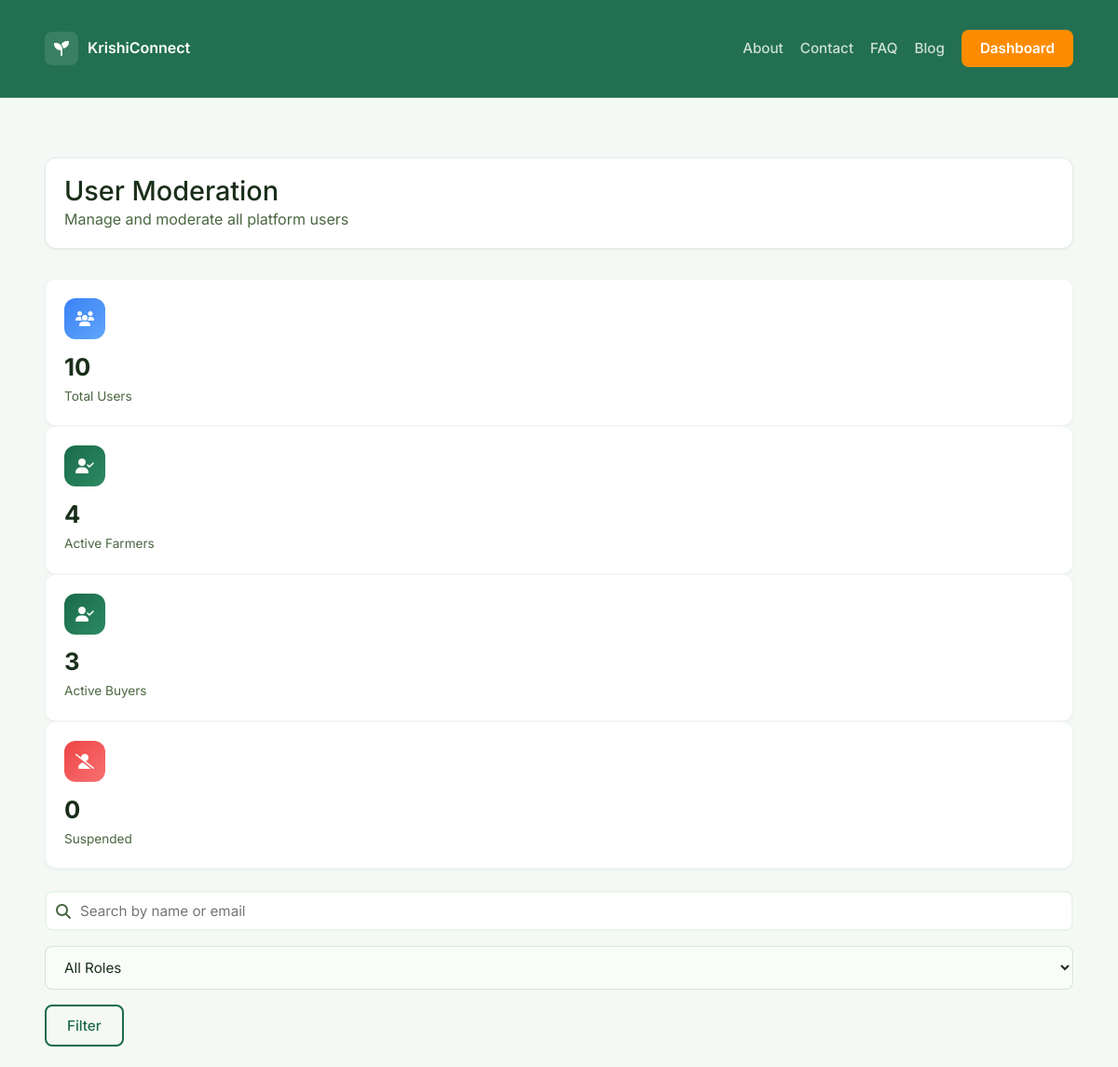
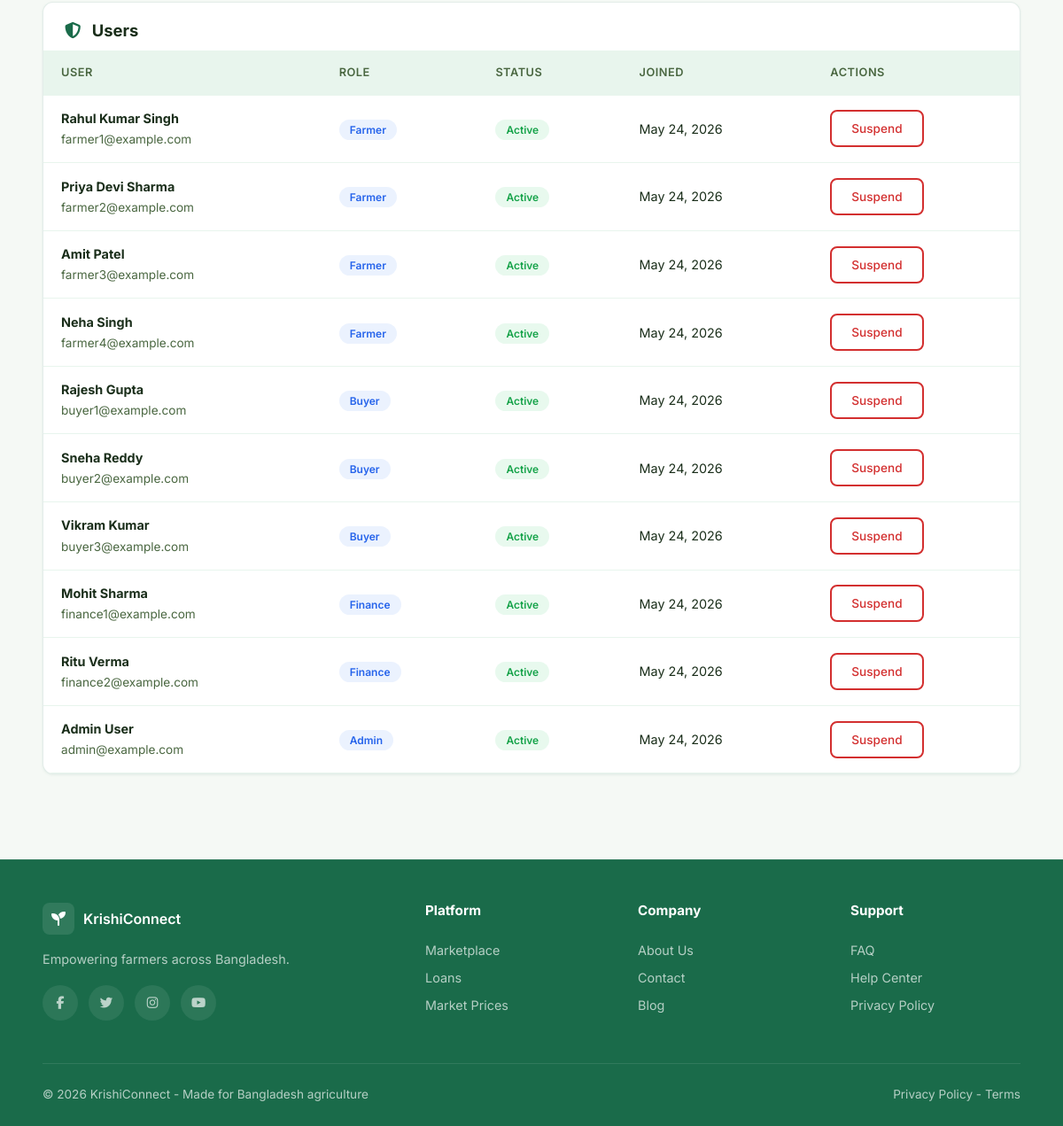
The app's page /pages/user-moderation.php (signed in) with its own data (2 pictures, top to bottom).
### tables this page shows
CREATE TABLE users (
    id INT AUTO_INCREMENT PRIMARY KEY,
    full_name VARCHAR(120) NOT NULL,
    email VARCHAR(160) NOT NULL UNIQUE,
    phone VARCHAR(40) DEFAULT NULL,
    role ENUM('farmer','buyer','finance','admin') NOT NULL DEFAULT 'farmer',
    password_hash VARCHAR(255) NOT NULL,
    status ENUM('active','pending','suspended','inactive') NOT NULL DEFAULT 'active',
    profile_image VARCHAR(200) DEFAULT NULL,
    bio TEXT,
    created_at TIMESTAMP DEFAULT CURRENT_TIMESTAMP,
    updated_at TIMESTAMP DEFAULT CURRENT_TIMESTAMP ON UPDATE CURRENT_TIMESTAMP,
    INDEX idx_email (email),
    INDEX idx_role (role),
    INDEX idx_status (status)
);

### app/includes/config.php (called while the page is built)
<?php
return [
    'db' => [
        'host' => getenv('KRISHI_DB_HOST') ?: 'localhost',
        'port' => getenv('KRISHI_DB_PORT') ?: '3307',
        'name' => getenv('KRISHI_DB_NAME') ?: 'krishiconnect',
        'user' => getenv('KRISHI_DB_USER') ?: 'root',
        'pass' => getenv('KRISHI_DB_PASS') ?: '',
        'charset' => getenv('KRISHI_DB_CHARSET') ?: 'utf8mb4',
    ],
    'base_url' => getenv('KRISHI_BASE_URL') !== false ? getenv('KRISHI_BASE_URL') : null,
];

### app/includes/db.php (called while the page is built)
<?php
function db(): PDO
{
    static $pdo = null;
    if ($pdo instanceof PDO) {
        return $pdo;
    }
    $config = require __DIR__ . '/config.php';
    $db = $config['db'];
    $dsn = sprintf(
        'mysql:host=%s;port=%s;dbname=%s;charset=%s',
        $db['host'],
        $db['port'],
        $db['name'],
        $db['charset']
    );
    $pdo = new PDO($dsn, $db['user'], $db['pass'], [
        PDO::ATTR_ERRMODE => PDO::ERRMODE_EXCEPTION,
        PDO::ATTR_DEFAULT_FETCH_MODE => PDO::FETCH_ASSOC,
    ]);
    return $pdo;
}

### app/includes/helpers.php (called while the page is built, shortened)
<?php
function app_config(): array
{
    static $config = null;
    if ($config === null) {
        $config = require __DIR__ . '/config.php';
    }
    return $config;
}
function base_url(): string
{
    $base = app_config()['base_url'] ?? '';
    return rtrim($base, '/');
}
function url(string $path): string
{
    $base = base_url();
    $path = '/' . ltrim($path, '/');
    return $base . $path;
}
function asset_url(string $path): string
{
    return url($path);
}

### app/includes/auth.php (called while the page is built, shortened)
<?php
require_once __DIR__ . '/db.php';
require_once __DIR__ . '/helpers.php';
function current_user(): ?array
{
    $pdo = db();
    $stmt = $pdo->prepare('SELECT id, full_name, email, role, status FROM users WHERE id = ?');
    $stmt->execute([$_SESSION['user_id']]);
    $user = $stmt->fetch();
    return $user ?: null;
}
function dashboard_path_for_role(?string $role): string
{
    return match ($role) {
        'admin' => 'pages/admin-dashboard.php',
        'finance' => 'pages/finance-dashboard.php',
        'buyer' => 'pages/buyer-dashboard.php',
        default => 'pages/dashboard.php',
    };
}
function current_dashboard_path(): string
{
    $user = current_user();
    return dashboard_path_for_role($user['role'] ?? null);
}

### pages/user-moderation.php (the view, shortened to what this page needs)
<?php
require_once __DIR__ . '/../app/includes/auth.php';
require_once __DIR__ . '/../app/includes/helpers.php';
require_once __DIR__ . '/../app/includes/db.php';
$pdo = db();
$role = trim($_GET['role'] ?? 'all');
$search = trim($_GET['search'] ?? '');
$where = '1=1';
$params = [];
$stmt = $pdo->prepare("SELECT id, full_name, email, role, status, created_at FROM users WHERE {$where} ORDER BY created_at DESC");
$stmt->execute($params);
$users = $stmt->fetchAll();
$statsTotal = (int)$pdo->query('SELECT COUNT(*) AS total FROM users')->fetch()['total'];
$statsFarmers = (int)$pdo->query("SELECT COUNT(*) AS total FROM users WHERE role = 'farmer' AND status = 'active'")->fetch()['total'];
$statsBuyers = (int)$pdo->query("SELECT COUNT(*) AS total FROM users WHERE role = 'buyer' AND status = 'active'")->fetch()['total'];
$statsSuspended = (int)$pdo->query("SELECT COUNT(*) AS total FROM users WHERE status = 'suspended'")->fetch()['total'];
?>
<!DOCTYPE html>
<html lang="en">
<head>
    <link rel="stylesheet" href="<?= asset_url('css/styles.css'); ?>">
    <link rel="stylesheet" href="https://cdnjs.cloudflare.com/ajax/libs/font-awesome/6.5.1/css/all.min.css">
</head>
<body>
<?php require __DIR__ . '/../app/includes/header.php'; ?>
<section class="section">
    <div class="container">
        <div class="dash-header">
            <div><h1>User Moderation</h1><p>Manage and moderate all platform users</p></div>
        </div>
        <div class="grid sm:grid-cols-2 lg:grid-cols-4 gap-4">
            <div class="stat-card"><div class="stat-icon blue"><i class="fas fa-users"></i></div><div class="stat-value"><?= number_format($statsTotal); ?></div><div class="stat-label">Total Users</div></div>
            <div class="stat-card"><div class="stat-icon green"><i class="fas fa-user-check"></i></div><div class="stat-value"><?= number_format($statsFarmers); ?></div><div class="stat-label">Active Farmers</div></div>
            <div class="stat-card"><div class="stat-icon green"><i class="fas fa-user-check"></i></div><div class="stat-value"><?= number_format($statsBuyers); ?></div><div class="stat-label">Active Buyers</div></div>
            <div class="stat-card"><div class="stat-icon red"><i class="fas fa-user-slash"></i></div><div class="stat-value"><?= number_format($statsSuspended); ?></div><div class="stat-label">Suspended</div></div>
        </div>
        <form class="moderation-filters" method="get" action="<?= url('pages/user-moderation.php'); ?>">
            <div class="input-icon">
                <i class="fas fa-search"></i>
                <input type="text" name="search" value="<?= htmlspecialchars($search); ?>" placeholder="Search by name or email">
            </div>
            <select name="role">
                <option value="all" <?= $role === 'all' ? 'selected' : ''; ?>>All Roles</option>
            </select>
            <button class="btn btn-outline" type="submit">Filter</button>
        </form>
        <div class="table-wrap">
            <h2><i class="fas fa-shield-alt" style="color:var(--emerald);margin-right:8px"></i> Users</h2>
            <table>
                <thead>
                    <tr>
                        <th>User</th>
                        <th>Role</th>
                        <th>Status</th>
                        <th>Joined</th>
                        <th>Actions</th>
                    </tr>
                </thead>
                <tbody>
                    <?php if (!$users): ?>
                        <tr><td colspan="5">No users found.</td></tr>
                    <?php else: ?>
                        <?php foreach ($users as $row): ?>
                            <tr>
                                <td>
                                    <strong><?= htmlspecialchars($row['full_name']); ?></strong><br>
                                    <span class="muted"><?= htmlspecialchars($row['email']); ?></span>
                                </td>
                                <td><span class="badge-status badge-info"><?= htmlspecialchars(ucfirst($row['role'])); ?></span></td>
                                <td>
                                    <span class="badge-status <?= $row['status'] === 'active' ? 'badge-success' : ($row['status'] === 'suspended' ? 'badge-danger' : 'badge-warning'); ?>">
                                        <?= htmlspecialchars(ucfirst($row['status'])); ?>
                                    </span>
                                </td>
                                <td><?= date('M j, Y', strtotime($row['created_at'])); ?></td>
                                <td>
                                    <?php if ($row['status'] === 'suspended'): ?>
                                        <form method="post" action="<?= url('app/actions/user_revoke.php'); ?>">
                                            <input type="hidden" name="user_id" value="<?= (int)$row['id']; ?>">
                                            <button class="btn btn-outline btn-sm" type="submit">Revoke</button>
                                        </form>
                                    <?php else: ?>
                                        <form method="post" action="<?= url('app/actions/user_suspend.php'); ?>">
                                            <button class="btn btn-outline btn-sm" type="submit" style="color:var(--red);border-color:var(--red)">Suspend</button>
                                        </form>
                                    <?php endif; ?>
                                </td>
                            </tr>
                        <?php endforeach; ?>
                    <?php endif; ?>
                </tbody>
            </table>
        </div>
    </div>
</section>
<?php require __DIR__ . '/../app/includes/footer.php'; ?>
</body>
</html>

### records on screen
users: full_name "Rahul Kumar Singh", email "farmer1@example.com", role "Farmer", status "Active", created_at "May 24, 2026"
users: full_name "Priya Devi Sharma", email "farmer2@example.com", role "Farmer", status "Active", created_at "May 24, 2026"
users: full_name "Amit Patel", email "farmer3@example.com", role "Farmer", status "Active", created_at "May 24, 2026"
users: full_name "Neha Singh", email "farmer4@example.com", role "Farmer", status "Active", created_at "May 24, 2026"
users: full_name "Rajesh Gupta", email "buyer1@example.com", role "Buyer", status "Active", created_at "May 24, 2026"
users: full_name "Sneha Reddy", email "buyer2@example.com", role "Buyer", status "Active", created_at "May 24, 2026"
users: full_name "Vikram Kumar", email "buyer3@example.com", role "Buyer", status "Active", created_at "May 24, 2026"
users: full_name "Mohit Sharma", email "finance1@example.com", role "Finance", status "Active", created_at "May 24, 2026"
users: full_name "Ritu Verma", email "finance2@example.com", role "Finance", status "Active", created_at "May 24, 2026"
users: full_name "Admin User", email "admin@example.com", role "Admin", status "Active", created_at "May 24, 2026"

### other values on screen
$statsTotal "10"
$statsFarmers "4"
$statsBuyers "3"
$statsSuspended "0"
